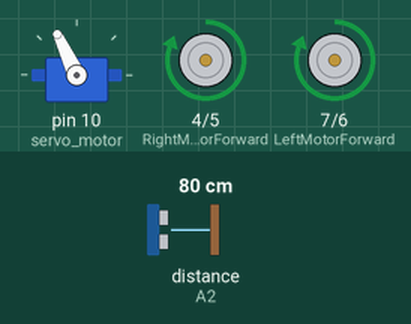
This program was run on a simulated Arduino Uno, built with avr-gcc and run on an emulated ATmega328P. On the bench: servo, motor-driver pin pairs drawn as motors (green arrow = first pin HIGH = forward, orange = second pin HIGH = backward, longer = more drive). Inputs (shaded band) come from the test bench; at power-on: distance to the obstacle (sensor on A2) 80 cm. The echo pulse lasts 58.3 µs per cm.

Above: at 3.9 s.
4.0 s: distance to the obstacle (sensor on A2) set to 23 cm
5.5 s: distance to the obstacle (sensor on A2) set to 18 cm
At 7.1 s:
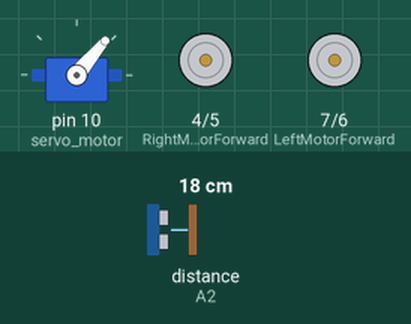
11.5 s: distance to the obstacle (sensor on A2) set to 35 cm
At 12.5 s:
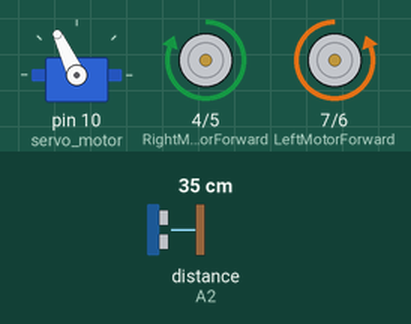
14.1 s: distance to the obstacle (sensor on A2) set to 2 cm
At 16.7 s:
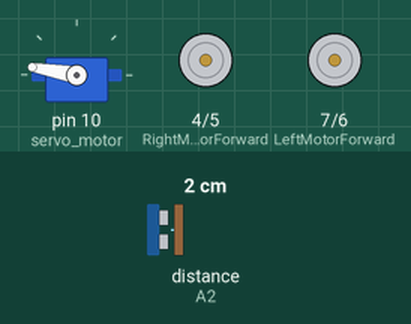
Timing chart, 0 to 18.1 s (numbered marks = the images above; inputs shaded):
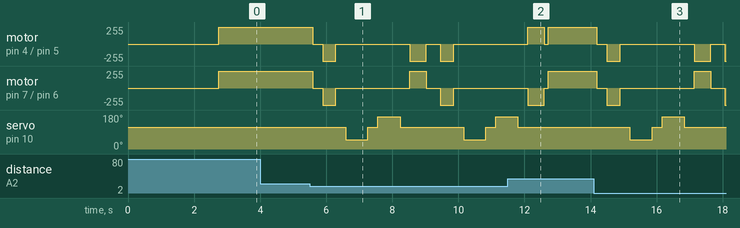

The program:

main.cpp
```cpp
#include <Arduino.h>
#include <Servo.h>
#include <NewPing.h>

//Our L298 control pins(motor driver)
#define LeftMotorForward 7
#define LeftMotorBackward 6
#define RightMotorForward 4
#define RightMotorBackward 5
#define Enable1n2 8
#define Enable3n4 9

//Sonar Sensor Pins
#define trig_pin A1
#define echo_pin A2

#define maximum_distance 200
boolean goesForward = false;
int distance = 100;

NewPing sonar(trig_pin, echo_pin, maximum_distance);
Servo servo_motor;

boolean fire = false;
/*#define pump 8
  #define f_sensors 9
*/

int readPing()
{
  delay(70);
  int cm = sonar.ping_cm();
  if (cm==0) cm = 250;
  return cm;
}
int lookRight()
{
  servo_motor.write(50);
  delay(500);
  int distance = readPing();
  delay(100);
  servo_motor.write(115);
  return distance;
}
int lookLeft()
{
  servo_motor.write(170);
  delay(500);
  int distance = readPing();
  delay(100);
  servo_motor.write(115);
  return distance;
}
void moveStop()
{
  digitalWrite(RightMotorForward, LOW);
  digitalWrite(RightMotorBackward, LOW);
  digitalWrite(LeftMotorForward, LOW);
  digitalWrite(LeftMotorBackward, LOW);
}
void moveForward()
{
  if (!goesForward)
  {
    goesForward = true;

    digitalWrite(LeftMotorForward, HIGH);
    digitalWrite(RightMotorForward, HIGH);

    digitalWrite(LeftMotorBackward, LOW);
    digitalWrite(RightMotorBackward, LOW);
  }
}
void moveBackward()
{
  goesForward = false;
  digitalWrite(LeftMotorBackward, HIGH);
  digitalWrite(RightMotorBackward, HIGH);
  digitalWrite(LeftMotorForward, LOW);
  digitalWrite(RightMotorForward, LOW);
}
void turnRight()
{
  digitalWrite(LeftMotorForward, HIGH);
  digitalWrite(RightMotorBackward, HIGH);
  digitalWrite(LeftMotorBackward, LOW);
  digitalWrite(RightMotorForward, LOW);
  delay(500);
  digitalWrite(LeftMotorForward, HIGH);
  digitalWrite(RightMotorForward, HIGH);
  digitalWrite(LeftMotorBackward,LOW);
  digitalWrite(RightMotorBackward, LOW);
}
void turnLeft()
{
  digitalWrite(LeftMotorBackward, HIGH);
  digitalWrite(RightMotorForward, HIGH);
  digitalWrite(LeftMotorForward, LOW);
  digitalWrite(RightMotorBackward, LOW);
  delay(500);
  digitalWrite(LeftMotorForward, HIGH);
  digitalWrite(RightMotorForward, HIGH);
  digitalWrite(LeftMotorBackward, LOW);
  digitalWrite(RightMotorBackward, LOW);
}

void setup()
{
  pinMode(RightMotorForward,OUTPUT);
  pinMode(LeftMotorBackward, OUTPUT);
  pinMode(RightMotorBackward, OUTPUT);
  pinMode(LeftMotorForward, OUTPUT);
//pinMode(pump, OUTPUT);
//pinMode(f_sensors, INPUT);
/* ----Required for L293 enable pins----
  pinMode(Enable1n2,OUTPUT);
  pinMode(Enable3n4, OUTPUT);

  digitalWrite(Enable1n2, HIGH);
  digitalWrite(Enable3n4, OUTPUT);
*/

  servo_motor.attach(10);     //Servo Pin only allowed on 9 and 10 pins

  servo_motor.write(115);
  delay(2000);
  distance = readPing();
  delay(100);
  distance = readPing();
  delay(100);
  distance = readPing();
  delay(100);
  distance = readPing();
  delay(100);
}

void loop()
{
  /* int fire = digitalRead(f_sensors);
     if (fire==HIGH)
     {
       digitalWrite(pump,HIGH);
       fire = true;
       moveStop();
     }
     else
     {
       digitalWrite(pump,LOW);
       fire = false;
     }
  */
  int distanceRight = 0, distanceLeft = 0;
  delay(50);
  if (distance<=20)
  {
    moveStop();
    delay(300);
    moveBackward();
    delay(400);
    moveStop();
    delay(300);
    distanceRight = lookRight();
    delay(300);
    distanceLeft = lookLeft();
    delay(300);
    if (distanceRight >= distanceLeft)
    {
      turnRight();
      moveStop();
    }
    else
    {
      turnLeft();
      moveStop();
    }
  }
  else
    moveForward();
  distance = readPing();
}
```

Measured:
- the behaviour switches between 21 and 20 cm on distance to the obstacle (sensor on A2) (found by bisection; images 0 and 1)
- after the input at 4.0 s, every drawn part: stays the same
- after the input at 11.5 s, servo on pin 10 (servo_motor): goes on until 11.8 s, then stays 115°
